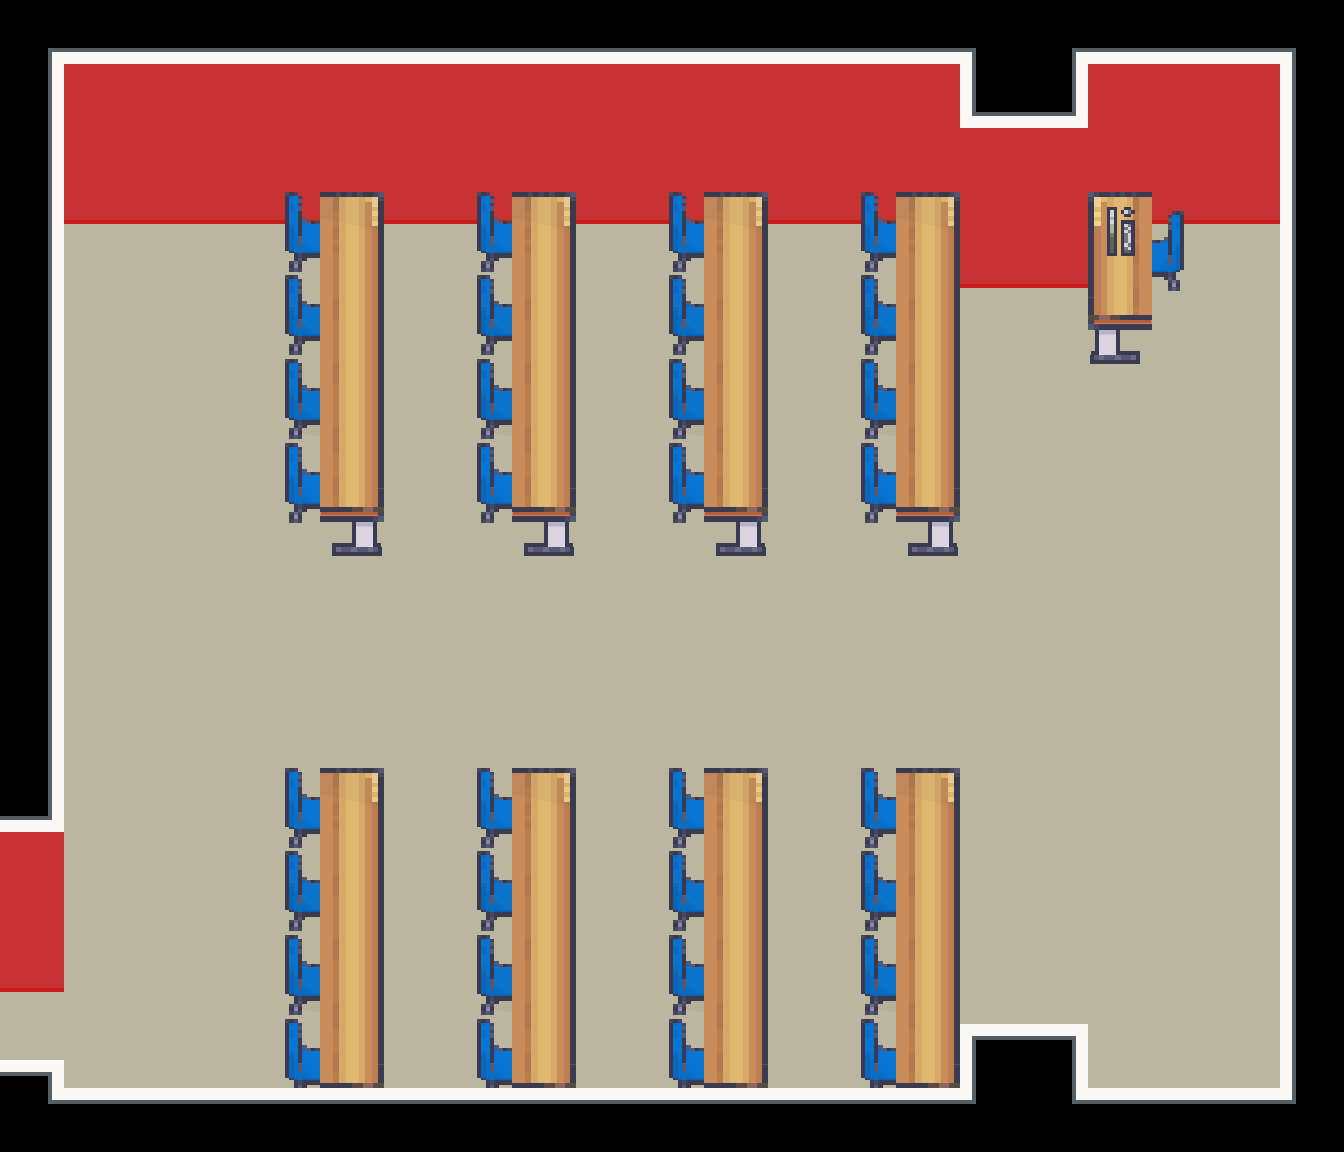

This game map was drawn from its Tiled (.tmx) file and the tilesets committed beside it. A one-line description and the full map source follow:
An orthogonal 21x18 tile map with 64x64 px tiles, 2 tile layers (Floor, Furnishing), 2 tilesets and 17 objects (Player).

<map version="1.10" tiledversion="1.11.2" orientation="orthogonal" renderorder="right-down" width="21" height="18" tilewidth="64" tileheight="64" infinite="0" nextlayerid="6" nextobjectid="19">
 <properties>
  <property name="display_name" value="Lecture Room 4" />
  <property name="display_title" value="Main Building (L2)" />
 </properties>
 <tileset firstgid="1" name="LCB_indoor" tilewidth="64" tileheight="64" tilecount="1550" columns="25">
  <image source="../../graphics/tilesets/indoor.png" width="1600" height="3968" />
 </tileset>
 <tileset firstgid="1551" version="1.10" tiledversion="1.11.2" name="LCB_furnishing" tilewidth="64" tileheight="64" tilecount="1007" columns="19"><image source="../../graphics/tilesets/furnishing.png" width="1216" height="3392" />
</tileset>
 <layer id="1" name="Floor" width="21" height="18">
  <data encoding="csv">
11,853,853,853,853,853,853,853,853,853,853,853,853,853,853,12,11,853,853,853,12,
901,878,878,878,878,878,878,878,878,878,878,878,878,878,878,64,63,878,878,878,905,
901,903,903,903,903,903,903,903,903,903,903,903,903,903,903,878,878,903,903,903,905,
901,928,928,928,928,928,928,928,928,928,928,928,928,928,928,903,903,928,928,928,905,
901,124,124,124,124,124,124,124,124,124,124,124,124,124,124,928,928,124,124,124,905,
901,124,124,124,124,124,124,124,124,124,124,124,124,124,124,124,124,124,124,124,905,
901,124,124,124,124,124,124,124,124,124,124,124,124,124,124,124,124,124,124,124,905,
901,124,124,124,124,124,124,124,124,124,124,124,124,124,124,124,124,124,124,124,905,
901,124,124,124,124,124,124,124,124,124,124,124,124,124,124,124,124,124,124,124,905,
901,124,124,124,124,124,124,124,124,124,124,124,124,124,124,124,124,124,124,124,905,
901,124,124,124,124,124,124,124,124,124,124,124,124,124,124,124,124,124,124,124,905,
901,124,124,124,124,124,124,124,124,124,124,124,124,124,124,124,124,124,124,124,905,
63,124,124,124,124,124,124,124,124,124,124,124,124,124,124,124,124,124,124,124,905,
878,124,124,124,124,124,124,124,124,124,124,124,124,124,124,124,124,124,124,124,905,
903,124,124,124,124,124,124,124,124,124,124,124,124,124,124,124,124,124,124,124,905,
928,124,124,124,124,124,124,124,124,124,124,124,124,124,124,124,124,124,124,124,905,
396,124,124,124,124,124,124,124,124,124,124,124,124,124,124,89,88,124,124,124,905,
36,978,978,978,978,978,978,978,978,978,978,978,978,978,978,37,36,978,978,978,37
</data>
 </layer>
 <layer id="2" name="Furnishing" width="21" height="18">
  <data encoding="csv">
0,0,0,0,0,0,0,0,0,0,0,0,0,0,0,0,0,0,0,0,0,
0,0,0,0,0,0,0,0,0,0,0,0,0,0,0,0,0,0,0,0,0,
0,0,0,0,0,0,0,0,0,0,0,0,0,0,0,0,0,0,0,0,0,
0,0,0,0,1701,1757,0,1701,1757,0,1701,1757,0,1701,1757,0,0,1809,1815,0,0,
0,0,0,0,1720,1776,0,1720,1776,0,1720,1776,0,1720,1776,0,0,1847,1834,0,0,
0,0,0,0,1739,1776,0,1739,1776,0,1739,1776,0,1739,1776,0,0,1866,0,0,0,
0,0,0,0,1758,1776,0,1758,1776,0,1758,1776,0,1758,1776,0,0,0,0,0,0,
0,0,0,0,1777,1795,0,1777,1795,0,1777,1795,0,1777,1795,0,0,0,0,0,0,
0,0,0,0,1796,1797,0,1796,1797,0,1796,1797,0,1796,1797,0,0,0,0,0,0,
0,0,0,0,0,0,0,0,0,0,0,0,0,0,0,0,0,0,0,0,0,
0,0,0,0,0,0,0,0,0,0,0,0,0,0,0,0,0,0,0,0,0,
0,0,0,0,0,0,0,0,0,0,0,0,0,0,0,0,0,0,0,0,0,
0,0,0,0,1701,1757,0,1701,1757,0,1701,1757,0,1701,1757,0,0,0,0,0,0,
0,0,0,0,1720,1776,0,1720,1776,0,1720,1776,0,1720,1776,0,0,0,0,0,0,
0,0,0,0,1739,1776,0,1739,1776,0,1739,1776,0,1739,1776,0,0,0,0,0,0,
0,0,0,0,1758,1776,0,1758,1776,0,1758,1776,0,1758,1776,0,0,0,0,0,0,
0,0,0,0,1777,1795,0,1777,1795,0,1777,1795,0,1777,1795,0,0,0,0,0,0,
0,0,0,0,0,0,0,0,0,0,0,0,0,0,0,0,0,0,0,0,0
</data>
 </layer>
 <objectgroup id="3" name="Entities">
  <object id="1" name="Player" x="158" y="991">
   <properties>
    <property name="direction" value="right" />
    <property name="pos" value="main_2" />
   </properties>
   <point />
  </object>
 </objectgroup>
 <objectgroup id="4" name="Collisions">
  <object id="2" x="0.5" y="1044" width="1345.5" height="108.667" />
  <object id="3" x="960" y="980.5" width="128.5" height="171" />
  <object id="4" x="1281.33" y="-2.667" width="62" height="1152.67" />
  <object id="5" x="959" y="47.67" width="129.667" height="169.667" />
  <object id="6" x="2.3333" y="-0.67" width="1343" height="152.667" />
  <object id="8" x="1.33333" y="-0.33" width="61.3333" height="921" />
  <object id="9" x="1087.09" y="126.55" width="97.0909" height="188.545" />
  <object id="10" x="860.333" y="127.67" width="99.3333" height="378.667" />
  <object id="11" x="668.667" y="125.33" width="99.3333" height="381.167" />
  <object id="12" x="476.833" y="125.84" width="99.3333" height="381" />
  <object id="13" x="284.333" y="128" width="99.3333" height="378.334" />
  <object id="14" x="860.333" y="722.67" width="100.636" height="364.667" />
  <object id="15" x="667.015" y="723.67" width="100.636" height="364.667" />
  <object id="16" x="475.015" y="725" width="100.636" height="364.667" />
  <object id="17" x="283.682" y="725.67" width="100.636" height="364.667" />
 </objectgroup>
 <objectgroup id="5" name="Transition">
  <object id="18" x="54.6667" y="963.17" width="2.33333" height="95">
   <properties>
    <property name="pos" value="main_2_room4" />
    <property name="target" value="main_2" />
   </properties>
  </object>
 </objectgroup>
</map>
